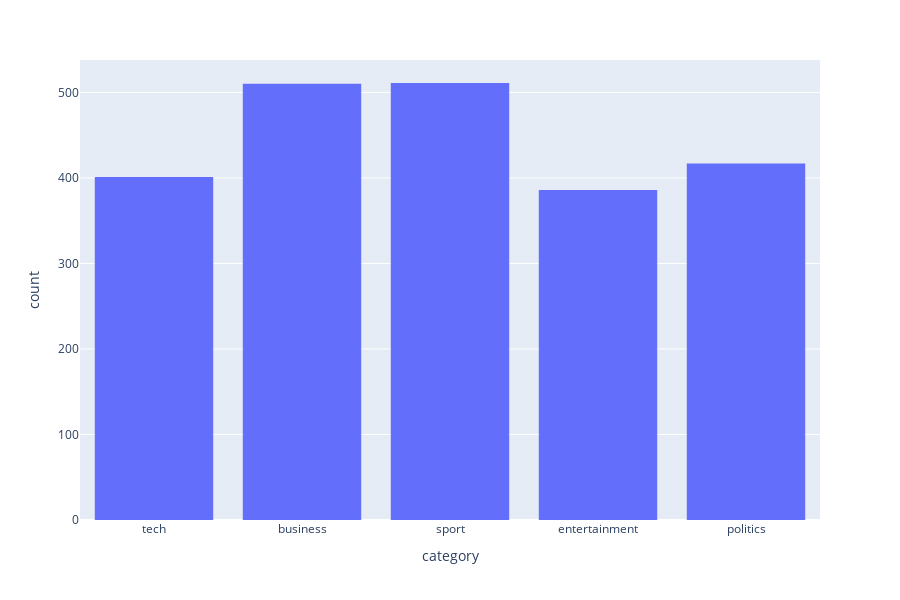

This figure's notebook cell:
### Code cell
print(data.category.value_counts())
px.histogram(data, x='category',)

### Figure 1 — Plotly figure (JSON) as saved in the notebook; plotly's stock layout.template omitted (floating-point values rounded to 4 significant figures; data arrays with more than 128 entries replaced by an {"elided": "..."} marker saying what was removed)
{"data": [{"alignmentgroup": "True", "bingroup": "x", "hoverlabel": {"namelength": 0}, "hovertemplate": "category=%{x}<br>count=%{y}", "legendgroup": "", "marker": {"color": "#636efa"}, "name": "", "offsetgroup": "", "orientation": "v", "showlegend": false, "type": "histogram", "x": {"elided": "2225 str values"}, "xaxis": "x", "yaxis": "y"}], "layout": {"barmode": "relative", "height": 600, "legend": {"tracegroupgap": 0}, "margin": {"t": 60}, "xaxis": {"anchor": "y", "domain": [0, 1], "title": {"text": "category"}}, "yaxis": {"anchor": "x", "domain": [0, 1], "title": {"text": "count"}}}}
